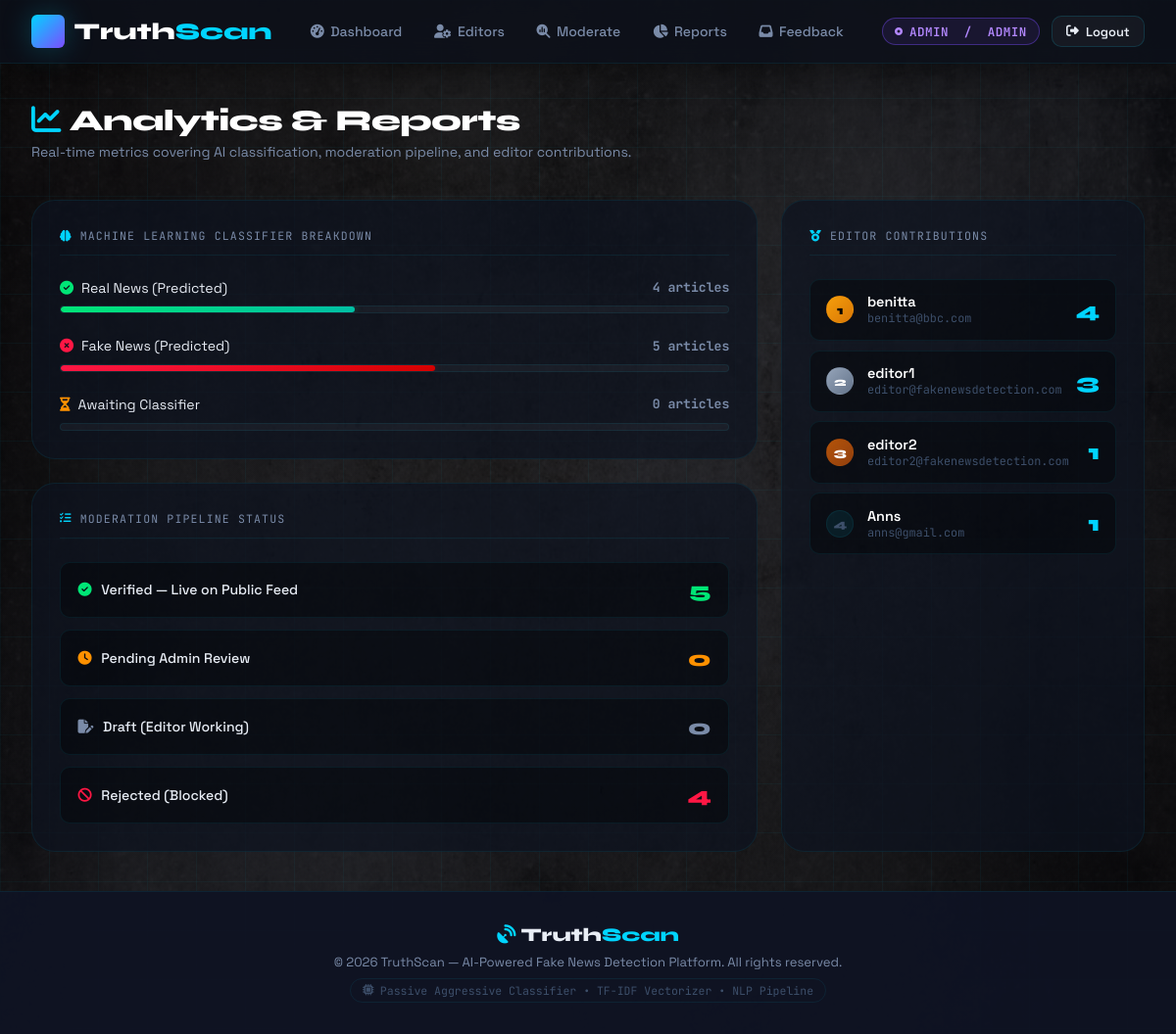
Page /admin-dashboard/reports/ (signed in) on the committed database.
### detection/models.py (models this page shows, shortened)
class User(AbstractUser):
    ROLE_CHOICES = (
        ('admin', 'Admin'),
        ('editor', 'News Editor'),
        ('user', 'Regular User'),
    )
    role = models.CharField(max_length=10, choices=ROLE_CHOICES, default='user')

### detection/views.py (the view)
        @login_required
        def _wrapped_view(request, *args, **kwargs):
            if request.user.role in allowed_roles or request.user.is_superuser:
                return view_func(request, *args, **kwargs)
            else:
                raise PermissionDenied("You do not have permission to access this page.")

### detection/views.py (called while the page is built)
def role_required(allowed_roles):
    def decorator(view_func):
        @login_required
        def _wrapped_view(request, *args, **kwargs):
            if request.user.role in allowed_roles or request.user.is_superuser:
                return view_func(request, *args, **kwargs)
            else:
                raise PermissionDenied("You do not have permission to access this page.")
        return _wrapped_view
    return decorator

### detection/templates/admin/reports.html (shortened to what this page needs)
{% extends 'base.html' %}
{% block content %}
<div class="page-header">
    <h1 class="page-title">
        <i class="fa-solid fa-chart-line" style="color: var(--accent-scan);"></i>
        Analytics & Reports
    </h1>
    <p class="page-subtitle">Real-time metrics covering AI classification, moderation pipeline, and editor contributions.</p>
</div>
<div class="reports-layout">
    <div style="display: flex; flex-direction: column; gap: 1.5rem;">
        <div class="report-card">
            <div class="report-section-title">
                <i class="fa-solid fa-brain"></i> Machine Learning Classifier Breakdown
            </div>
            {% with total_class=fake_count|add:real_count|add:pending_count %}
                {% if total_class > 0 %}
                    <div class="metric-row">
                        <div class="metric-header">
                            <span class="metric-label">
                                <i class="fa-solid fa-circle-check" style="color: var(--accent-real);"></i>
                                Real News (Predicted)
                            </span>
                            <span class="metric-count">{{ real_count }} articles</span>
                        </div>
                        <div class="progress-track">
                            <div class="progress-fill fill-real" style="width: {% widthratio real_count total_class 100 %}%"></div>
                        </div>
                    </div>
                    <div class="metric-row">
                        <div class="metric-header">
                            <span class="metric-label">
                                <i class="fa-solid fa-circle-xmark" style="color: var(--accent-fake);"></i>
                                Fake News (Predicted)
                            </span>
                            <span class="metric-count">{{ fake_count }} articles</span>
                        </div>
                        <div class="progress-track">
                            <div class="progress-fill fill-fake" style="width: {% widthratio fake_count total_class 100 %}%"></div>
                        </div>
                    </div>
                    <div class="metric-row" style="margin-bottom: 0;">
                        <div class="metric-header">
                            <span class="metric-label">
                                <i class="fa-solid fa-hourglass-half" style="color: var(--accent-warn);"></i>
                                Awaiting Classifier
                            </span>
                            <span class="metric-count">{{ pending_count }} articles</span>
                        </div>
                        <div class="progress-track">
                        </div>
                    </div>
                {% else %}
                    <div style="text-align:center; padding: 2rem; color: var(--text-muted);">
                        <i class="fa-solid fa-satellite-dish" style="font-size: 2rem; margin-bottom: 0.75rem; display: block;"></i>
                        No classifier data recorded yet.
                    </div>
                {% endif %}
            {% endwith %}
        </div>
        <div class="report-card">
            <div class="report-section-title">
                <i class="fa-solid fa-list-check"></i> Moderation Pipeline Status
            </div>
            <div class="pipeline-item">
                <span class="pipeline-label">
                    <i class="fa-solid fa-circle-check" style="color: var(--accent-real);"></i>
                    Verified — Live on Public Feed
                </span>
                <span class="pipeline-count" style="color: var(--accent-real);">{{ verified_count }}</span>
            </div>
            <div class="pipeline-item">
                <span class="pipeline-label">
                    <i class="fa-solid fa-clock" style="color: var(--accent-warn);"></i>
                    Pending Admin Review
                </span>
                <span class="pipeline-count" style="color: var(--accent-warn);">{{ pending_verif_count }}</span>
            </div>
            <div class="pipeline-item">
                <span class="pipeline-label">
                    <i class="fa-solid fa-file-pen" style="color: var(--text-secondary);"></i>
                    Draft (Editor Working)
                </span>
                <span class="pipeline-count" style="color: var(--text-secondary);">{{ draft_count }}</span>
            </div>
            <div class="pipeline-item">
                <span class="pipeline-label">
                    <i class="fa-solid fa-ban" style="color: var(--accent-fake);"></i>
                    Rejected (Blocked)
                </span>
                <span class="pipeline-count" style="color: var(--accent-fake);">{{ rejected_count }}</span>
            </div>
        </div>
    </div>
    <div>
        <div class="report-card" style="height: 100%;">
            <div class="report-section-title">
                <i class="fa-solid fa-medal"></i> Editor Contributions
            </div>
            {% if editor_stats %}
                <div class="leaderboard-list">
                    {% for editor in editor_stats %}
                    <div class="lb-item">
                        <div class="lb-rank">{{ forloop.counter }}</div>
                        <div class="lb-info">
                            <div class="lb-name">{{ editor.username }}</div>
                            <div class="lb-email">{{ editor.email }}</div>
                        </div>
                        <div class="lb-count">{{ editor.article_count }}</div>
                    </div>
                    {% endfor %}
                </div>
            {% else %}
                <div style="text-align: center; padding: 2rem 0; color: var(--text-muted);">
                    <i class="fa-solid fa-user-slash" style="font-size: 2rem; margin-bottom: 0.75rem; display: block;"></i>
                    No editors registered yet.
                </div>
            {% endif %}
        </div>
    </div>
</div>
{% endblock %}

### detection/templates/base.html (shortened to what this page needs)
{% load static %}
<!DOCTYPE html>
<html lang="en">
<head>
    <link rel="stylesheet" href="https://cdnjs.cloudflare.com/ajax/libs/font-awesome/6.4.0/css/all.min.css">
</head>
<body>
    <header>
        <div class="nav-container">
            <a href="{% url 'index' %}" class="logo" id="nav-logo">
                <div class="logo-icon"></div>
                <div class="logo-text">Truth<span>Scan</span></div>
            </a>
            <ul class="nav-menu">
                {% if user.is_authenticated %}
                    {% if user.role == 'admin' or user.is_superuser %}
                        <li class="nav-item"><a href="{% url 'admin_dashboard' %}" id="nav-dashboard"><i class="fa-solid fa-gauge-high"></i> Dashboard</a></li>
                        <li class="nav-item"><a href="{% url 'manage_editors' %}" id="nav-editors"><i class="fa-solid fa-user-gear"></i> Editors</a></li>
                        <li class="nav-item"><a href="{% url 'monitor_articles' %}" id="nav-moderate"><i class="fa-solid fa-magnifying-glass-chart"></i> Moderate</a></li>
                        <li class="nav-item"><a href="{% url 'view_reports' %}" id="nav-reports"><i class="fa-solid fa-chart-pie"></i> Reports</a></li>
                        <li class="nav-item"><a href="{% url 'view_feedback' %}" id="nav-feedback"><i class="fa-solid fa-inbox"></i> Feedback</a></li>
                    {% elif user.role == 'editor' %}
                        <li class="nav-item"><a href="{% url 'editor_dashboard' %}" id="nav-editor-dash"><i class="fa-solid fa-gauge-high"></i> Dashboard</a></li>
                        <li class="nav-item"><a href="{% url 'add_article' %}" id="nav-write"><i class="fa-solid fa-pen-nib"></i> Write Article</a></li>
                    {% else %}
                        <li class="nav-item"><a href="{% url 'user_dashboard' %}" id="nav-feed"><i class="fa-solid fa-newspaper"></i> News Feed</a></li>
                        <li class="nav-item"><a href="{% url 'add_feedback' %}" id="nav-feedback-user"><i class="fa-regular fa-paper-plane"></i> Feedback</a></li>
                    {% endif %}
                {% else %}
                    <li class="nav-item"><a href="{% url 'index' %}" id="nav-home">Home</a></li>
                {% endif %}
            </ul>
            <div class="nav-actions">
                {% if user.is_authenticated %}
                    <span class="role-tag role-{{ user.role }}" id="user-role-badge">
                        <i class="fa-solid fa-circle-dot" style="font-size:0.5rem; animation: blink 2s infinite;"></i>
                        {{ user.username }}
                        &nbsp;/&nbsp;
                        {{ user.role|upper }}
                    </span>
                    <a href="{% url 'logout' %}" class="btn btn-secondary btn-sm" id="btn-logout">
                        <i class="fa-solid fa-right-from-bracket"></i>
                        <span class="hide-mobile">Logout</span>
                    </a>
                {% endif %}
            </div>
        </div>
    </header>
    <main>
        {% block content %}{% endblock %}
    </main>
    <footer>
        <div class="footer-logo"><i class="fa-solid fa-satellite-dish" style="color: var(--accent-scan);"></i> Truth<span>Scan</span></div>
        <p>&copy; 2026 TruthScan — AI-Powered Fake News Detection Platform. All rights reserved.</p>
        <div class="footer-tag">
            <i class="fa-solid fa-microchip"></i>
            Passive Aggressive Classifier &bull; TF-IDF Vectorizer &bull; NLP Pipeline
        </div>
    </footer>
</body>
</html>

### rows in the picture
User: username "ADMIN", role "ADMIN"
User: username "benitta", email "benitta@bbc.com", article_count "4"
User: username "editor1", email "editor@fakenewsdetection.com", article_count "3"
User: username "editor2", email "editor2@fakenewsdetection.com", article_count "1"
User: username "Anns", email "anns@gmail.com", article_count "1"

### other values in the picture
{{ real_count }} "4"
{{ fake_count }} "5"
{{ pending_count }} "0"
{{ verified_count }} "5"
{{ pending_verif_count }} "0"
{{ draft_count }} "0"
{{ rejected_count }} "4"
